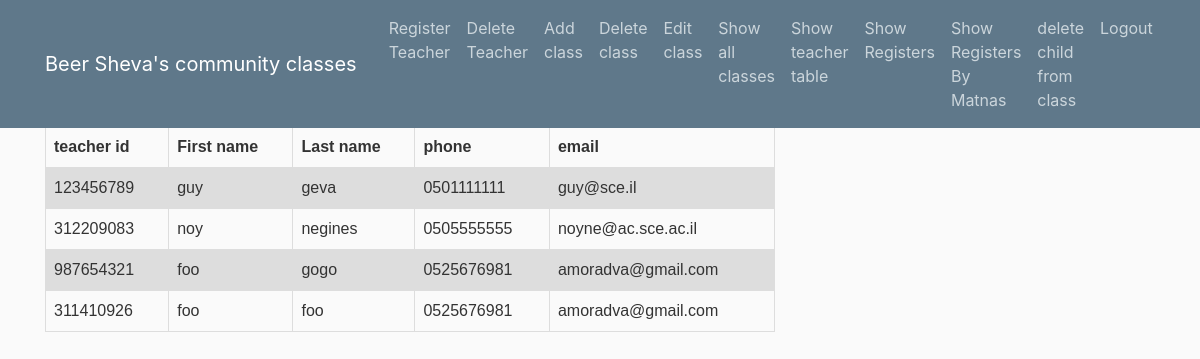
The app's page /TeacherTable/, older data.
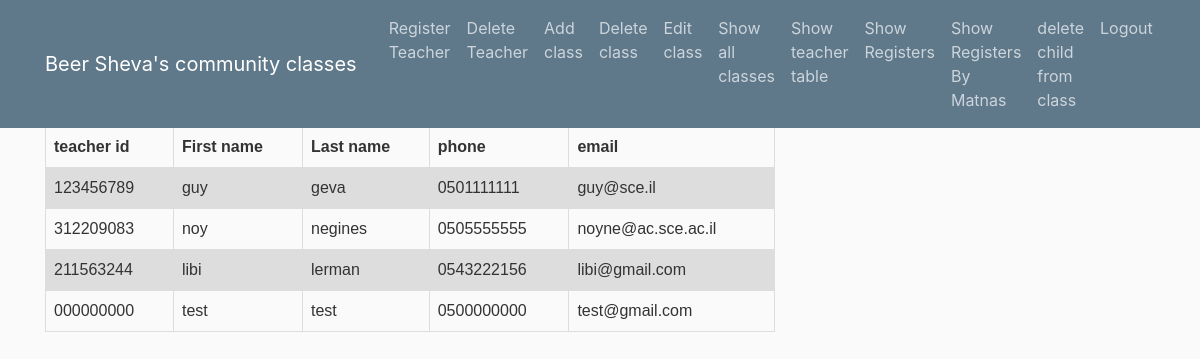
The same page, newer data.
### users/models.py (models this page shows, shortened)
class UserProfile(models.Model):
	user = models.OneToOneField(User , on_delete = models.CASCADE)
	phone = models.CharField(max_length=10)
	t_id = models.CharField(max_length=9, unique = True)
	aboutMe=models.TextField(default='')

### users/views.py (the view)
# urls.py: path('TeacherTable/',user_views.TeacherTable,name ='TeacherTable'),
def TeacherTable(request):
    Ttable=UserProfile.objects.all()
    context = {'Ttable': Ttable}
    return render(request,'Admin1/TeacherTable.html',context)

### users/templates/Admin1/TeacherTable.html (shortened to what this page needs)
{% extends "Admin1/baseAdmin.html" %}
{% block content %}
<html>
<head>
</head>
<body>
<h2>Teacher Teable</h2>
<table>
  <tr>
    <th>teacher id</th>
    <th>First name</th>
    <th>Last name</th>
    <th>phone</th>
    <th>email</th>
  </tr>
  {% for T in Ttable%}
    <tr>
    <td>{{T.t_id}}</td>
    <td>{{T.user.first_name}}</td>
    <td>{{T.user.last_name}}</td>
    <td>{{T.phone }}</td>
    <td>{{T.user.email }}</td>
  </tr>
  {% endfor %}
</body>
</html>
{% endblock content %}

Row changes from the older to the newer data that the page shows:
removed UserProfile: t_id "987654321", user.first_name "foo", user.last_name "gogo", phone "0525676981", user.email "amoradva@gmail.com"
removed UserProfile: t_id "311410926", user.first_name "foo", user.last_name "foo", phone "0525676981", user.email "amoradva@gmail.com"
added UserProfile: t_id "211563244", user.first_name "libi", user.last_name "lerman", phone "0543222156", user.email "libi@gmail.com"
added UserProfile: t_id "000000000", user.first_name "test", user.last_name "test", phone "0500000000", user.email "test@gmail.com"
